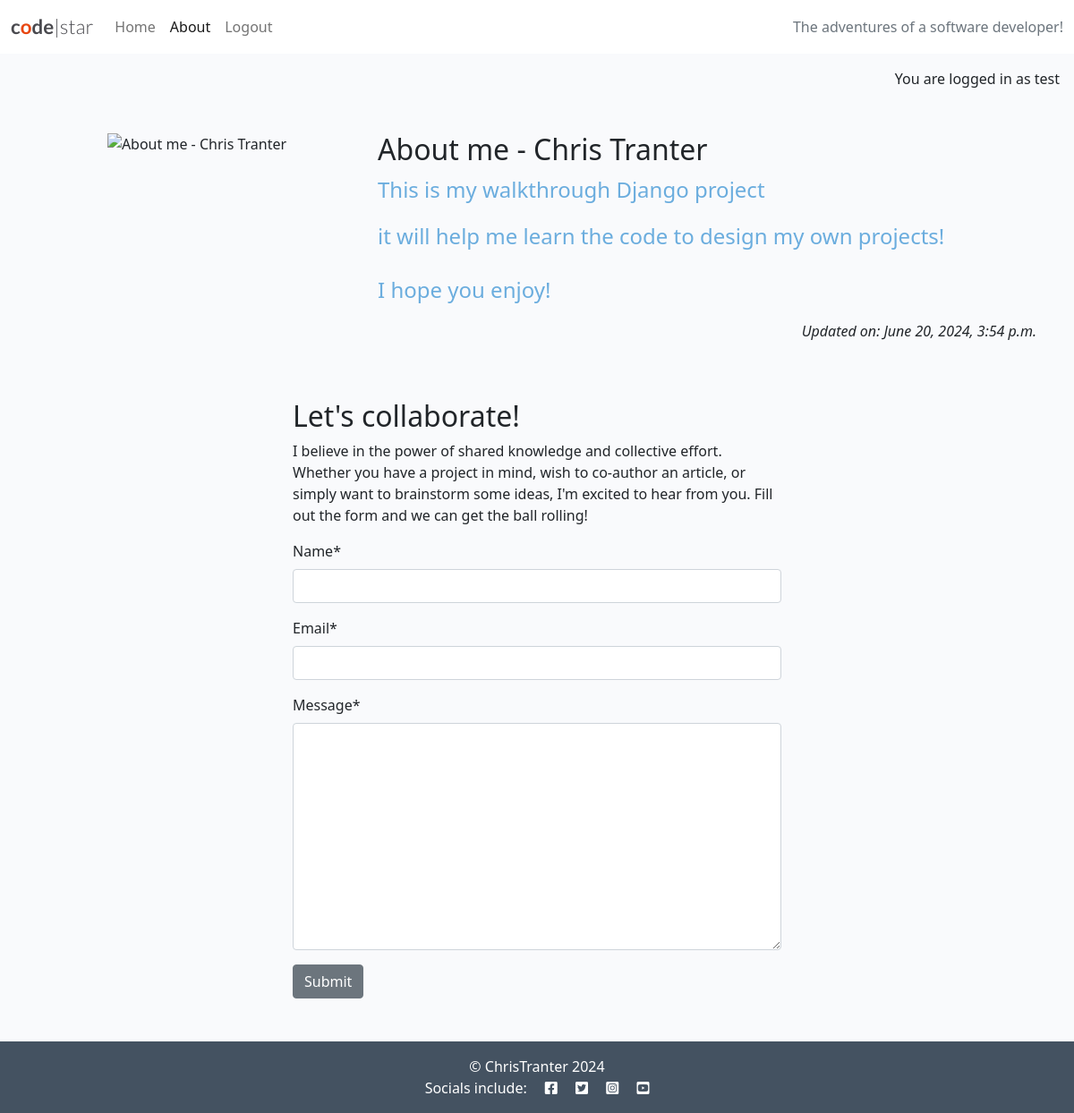
The page /about/ (signed in) on the database its author committed.
### about/models.py (models this page shows, shortened)
class About(models.Model):
    title = models.CharField(max_length=200)
    profile_image = CloudinaryField('image', default='placeholder')
    updated_on = models.DateTimeField(auto_now=True)
    content = models.TextField()

### about/views.py (the view)
# urls.py: path('', views.about_me, name='about'),
def about_me(request):
    if request.method == "POST":
        collaborate_form = CollaborateForm(data=request.POST)
        if collaborate_form.is_valid():
            collaborate_form.save()
            messages.add_message(request, messages.SUCCESS, "Collaboration request received! I endeavour to respond within 2 working days.")
    about = About.objects.all().order_by('-updated_on').first()
    collaborate_form = CollaborateForm()
    return render(
        request,
        "about/about.html",
        {"about": about,
        "collaborate_form": collaborate_form},
    )

### about/forms.py
class CollaborateForm(forms.ModelForm):
    class Meta:
        model = CollaborateRequest
        fields = ('name', 'email', 'message')

### about/templates/about/about.html (shortened to what this page needs)
{% extends 'base.html' %}
{% load static %}
{% load crispy_forms_tags %}
{% block content %}
<div class="container mt-5">
    <div class="row">
        <div class="col-12 col-md-4 text-center">
            {% if "placeholder" in about.profile_image.url %}
            <img class="profile-image" src="{% static 'images/nobody.jpg' %}">
            {% else %}
            <img class="profile-image" src="{{ about.profile_image.url }}" alt="{{ about.title }}">
            {% endif %}
        </div>
        <div class="col-12 col-md-8">
            <h2>{{ about.title }}</h2>
            {{ about.content | safe }}
        </div>
    </div>
    <div class="row">
        <div class="col text-right">
          <p class="text-end"><em>Updated on: {{ about.updated_on }}</em></p>
        </div>
    </div>
    <div class="row justify-content-center">
        <div class="col-12 col-md-6 my-5">
            <h2>Let's collaborate!</h2>
            <p>I believe in the power of shared knowledge and collective effort.
                Whether you have a project in mind, wish to co-author
                an article, or simply want to brainstorm some ideas,
                I'm excited to hear from you. Fill out the form
                and we can get the ball rolling!</p>
            <form method="post">
              {{ collaborate_form | crispy }}
              <button class="btn btn-secondary" type="submit">Submit</button>
            </form>
        </div>
    </div>
</div>
{% endblock content %}

### templates/base.html (shortened to what this page needs)
{% load static %}
{% url 'home' as home_url %}
{% url 'about' as about_url %}
{% url 'account_login' as login_url %}
{% url 'account_signup' as signup_url %}
{% url 'account_logout' as logout_url %}
<!DOCTYPE html>
<html class="h-100" lang="en">
<head>
    <link rel="stylesheet" href="https://cdnjs.cloudflare.com/ajax/libs/font-awesome/5.15.3/css/all.min.css">
    <link href="https://cdn.jsdelivr.net/npm/bootstrap@5.0.1/dist/css/bootstrap.min.css" rel="stylesheet"
>
    <link rel="stylesheet" href="{% static 'css/style.css' %}">
</head>
<body class="d-flex flex-column h-100 main-bg">
    <nav class="navbar navbar-expand-lg navbar-light bg-white">
        <div class="container-fluid">
            <a class="navbar-brand" href="{% url 'home' %}"><span class="brand">c<span class="red-o">o</span>de<span
                        class="thin">|star</span></span></a>
            <div class="collapse navbar-collapse" id="navbarText">
                <ul class="navbar-nav me-auto mb-2 mb-lg-0">
                    <li class="nav-item">
                        <a class="nav-link {% if request.path == home_url %}active{% endif %}" aria-current="page"
                            href="{% url 'home' %}">Home</a>
                    </li>
                    <li class="nav-item">
                        <a
                          class="nav-link
                          {% if request.path == about_url %}active{%endif%}"
                          aria-current="page"
                          href="{% url 'about' %}"
                          >About</a
                        >
                    </li>
                      {% if user.is_authenticated %}
                    <li class="nav-item">
                        <a class="nav-link {% if request.path == logout_url %}active{% endif %}" aria-current="page" href="{% url 'account_logout' %}">Logout</a>
                    </li>
                    {% endif %}
                </ul>
                <span class="navbar-text text-muted">
                    The adventures of a software developer!
                </span>
            </div>
        </div>
    </nav>
    <main class="flex-shrink-0 main-bg">
        {% if user.is_authenticated %}
        <p class="text-end m-3">You are logged in as {{ user.username }}</p>
        {% else %}
        <p class="text-end m-3">You are not logged in</p>
        {% endif %}
        {% block content %}{% endblock content %}
    </main>
    <footer class="footer mt-auto py-3 dark-bg">
        <p class="m-0 text-center text-white">{% block copyright %} © ChrisTranter 2024 {% endblock copyright %}</p>
        <p class="m-0 text-center text-white">Socials include: <i class="fab fa-facebook-square ms-3"></i>
            <i class="fab fa-twitter-square ms-3"></i>
            <i class="fab fa-instagram-square ms-3"></i>
            <i class="fab fa-youtube-square ms-3"></i>
        </p>
    </footer>
</body>
</html>

### static/css/style.css (style rules this page uses)
body { background-color: #F9FAFC; }
.brand { font-family: Lato, sans-serif; font-size: 1.4rem; font-weight: 700; color: #4A4A4F; }
.red-o { color: #E84610; }
.thin { font-weight: 300; }
.dark-bg { background-color: #445261; }
.main-bg { background-color: #F9FAFC; }
.profile-image { width: 75%; }

### rows shown on the page
About: title "About me - Chris Tranter", content "This is my walkthrough Django project it will help me learn the code to design my own projects! I hope you enjoy!", updated_on "June 20, 2024, 3:54 p.m."

### other values the page prints
{{ user.username }} "test"
